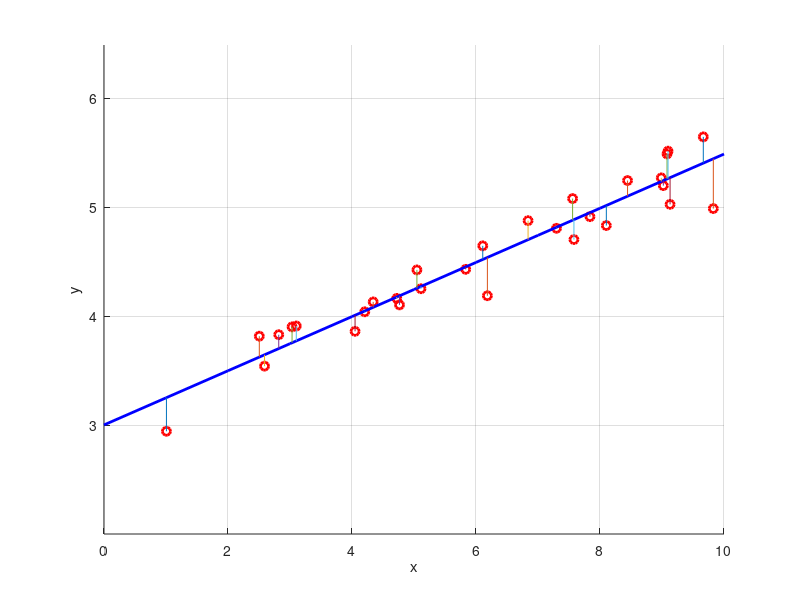
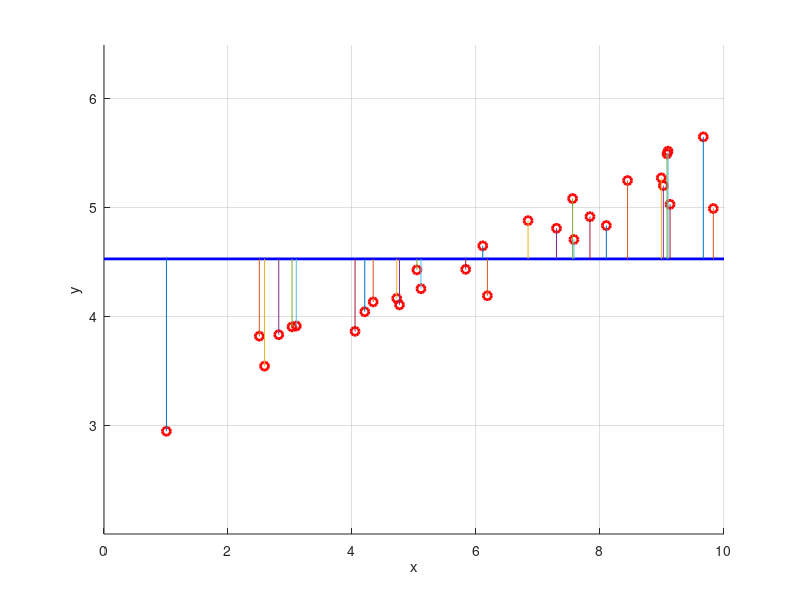

These figures' MATLAB source, in order:
% fascicleFigures

clear, clc, close all

rng('default')     % we get always the same outcome
% rng('shuffle')   % we get different results with each draw

N = 30;     % number of data points
dataStd = 0.25;
maxX = 10;

a0 = 3;
a1 = 0.25;

% create data set

x = rand(1,N)*maxX;

x = sort(x);

y = a0 + a1*x + randn(1,N)*dataStd;

xAxis = (0:maxX);

A = polyfit(x,y,1);
new_a1 = A(1)
new_a0 = A(2)

yModel = polyval(A, xAxis);

yRegr = polyval(A,x);

residuals = y - yRegr;
mean(residuals)
std(residuals)

figure, hold on, grid on
plot(x,y,'or', 'LineWidth',2)
plot(xAxis, yModel,'b', 'LineWidth',2)
for ii = 1:N
    plot([x(ii) x(ii)], [y(ii) yRegr(ii)])
end
xlim([0 maxX])
ylim([yModel(1)-1 yModel(end)+1])
xlabel('x')
ylabel('y')

dataMean = mean(y)
dataStd = std(y)

yToMean = y - dataMean;
mean(yToMean)
std(yToMean)

figure, hold on, grid on
plot(x,y,'or', 'LineWidth',2)
plot([0 maxX], [dataMean dataMean],'b', 'LineWidth',2)
for ii = 1:N
    plot([x(ii) x(ii)], [y(ii) dataMean])
end
xlim([0 maxX])
ylim([yModel(1)-1 yModel(end)+1])
xlabel('x')
ylabel('y')


